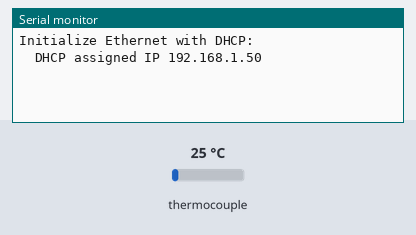
The sketch below on a simulated Arduino Uno, built with avr-gcc and run on an emulated ATmega328P. Parts: the last lines printed to the serial monitor. The test bench sets the inputs (shaded band); at power-on: thermocouple 25 °C. WiFi joins after 1.5 s; servers stay silent unless stated; uploads are accepted with an empty reply.

Above: at 3.7 s.
3.8 s: thermocouple set to 6 °C
At 11.3 s:
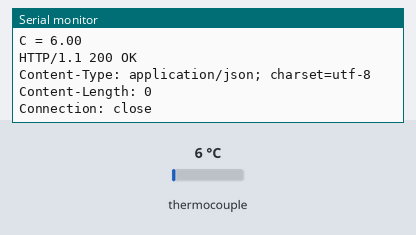
17.2 s: thermocouple set to 75 °C
At 20.47 s:
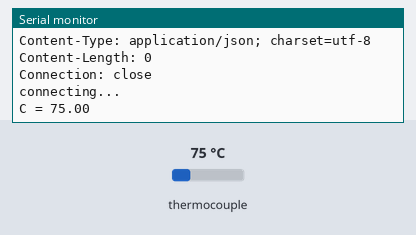

Measured:
- after the input at 3.8 s, the serial monitor: prints a new line after 6.4 s (image 1)
- after the input at 17.2 s, the serial monitor: prints a new line after 3.2 s (image 2)

The sketch:

Max6675_Send_Web.ino
```cpp
/*
  Repeating Web client

  This sketch connects to a a web server and makes a request
  using a Wiznet Ethernet shield. You can use the Arduino Ethernet shield, or
  the Adafruit Ethernet shield, either one will work, as long as it's got
  a Wiznet Ethernet module on board.

  This example uses DNS, by assigning the Ethernet client with a MAC address,
  IP address, and DNS address.

  Circuit:
   Ethernet shield attached to pins 10, 11, 12, 13

  created 19 Apr 2012
  by Tom Igoe
  modified 21 Jan 2014
  by Federico Vanzati

  http://www.arduino.cc/en/Tutorial/WebClientRepeating
  This code is in the public domain.

*/

#include <SPI.h>
#include <Ethernet.h>
#include "max6675.h"

// assign a MAC address for the ethernet controller.
// fill in your address here:
byte mac[] = {
  0xDE, 0xAD, 0xBE, 0xEF, 0xFE, 0xED
};
// Set the static IP address to use if the DHCP fails to assign
IPAddress ip(192, 168, 0, 177);
IPAddress myDns(192, 168, 0, 1);

// initialize the library instance:
EthernetClient client;

char server[] = "iothook.com";  // also change the Host line in httpRequest()
//IPAddress server(64,131,82,241);

unsigned long lastConnectionTime = 0;           // last time you connected to the server, in milliseconds
const unsigned long postingInterval = 10 * 1000; // delay between updates, in milliseconds

// max6675
int thermoDO = 4;
int thermoCS = 5;
int thermoCLK = 6;

float temp = 0;

MAX6675 thermocouple(thermoCLK, thermoCS, thermoDO);

void setup() {
  // You can use Ethernet.init(pin) to configure the CS pin
  //Ethernet.init(10);  // Most Arduino shields
  //Ethernet.init(5);   // MKR ETH shield
  //Ethernet.init(0);   // Teensy 2.0
  //Ethernet.init(20);  // Teensy++ 2.0
  //Ethernet.init(15);  // ESP8266 with Adafruit Featherwing Ethernet
  //Ethernet.init(33);  // ESP32 with Adafruit Featherwing Ethernet

  // start serial port:
  Serial.begin(115200);
  while (!Serial) {
    ; // wait for serial port to connect. Needed for native USB port only
  }

  // start the Ethernet connection:
  Serial.println("Initialize Ethernet with DHCP:");
  if (Ethernet.begin(mac) == 0) {
    Serial.println("Failed to configure Ethernet using DHCP");
    // Check for Ethernet hardware present
    if (Ethernet.hardwareStatus() == EthernetNoHardware) {
      Serial.println("Ethernet shield was not found.  Sorry, can't run without hardware. :(");
      while (true) {
        delay(1); // do nothing, no point running without Ethernet hardware
      }
    }
    if (Ethernet.linkStatus() == LinkOFF) {
      Serial.println("Ethernet cable is not connected.");
    }
    // try to congifure using IP address instead of DHCP:
    Ethernet.begin(mac, ip, myDns);
    Serial.print("My IP address: ");
    Serial.println(Ethernet.localIP());
  } else {
    Serial.print("  DHCP assigned IP ");
    Serial.println(Ethernet.localIP());
  }
  // give the Ethernet shield a second to initialize:
  delay(1000);
}

void loop() {

  // if there's incoming data from the net connection.
  // send it out the serial port.  This is for debugging
  // purposes only:
  if (client.available()) {
    char c = client.read();
    Serial.write(c);
  }

  // if ten seconds have passed since your last connection,
  // then connect again and send data:
  if (millis() - lastConnectionTime > postingInterval) {
    httpRequest();
  }

}

// this method makes a HTTP connection to the server:
void httpRequest() {
  // close any connection before send a new request.
  // This will free the socket on the WiFi shield
  client.stop();

  // if there's a successful connection:
  if (client.connect(server, 80)) {
    Serial.println("connecting...");

    // max6675
    Serial.print("C = ");
    temp = thermocouple.readCelsius();
    Serial.println(temp);

    // send the HTTP GET request:
    // http://iothook.com/tr/device/data/382/
    // Device Data # 382 - aaaaa
    client.println("GET /api/update/?api_key=a628cd3e51473876a5e874de&field_1=" + String(temp) + " HTTP/1.1");
    client.println("Host: iothook.com");
    client.println("User-Agent: arduino-ethernet");
    client.println("Connection: close");
    client.println();

    // note the time that the connection was made:
    lastConnectionTime = millis();
  } else {
    // if you couldn't make a connection:
    Serial.println("connection failed");
  }
}
```
